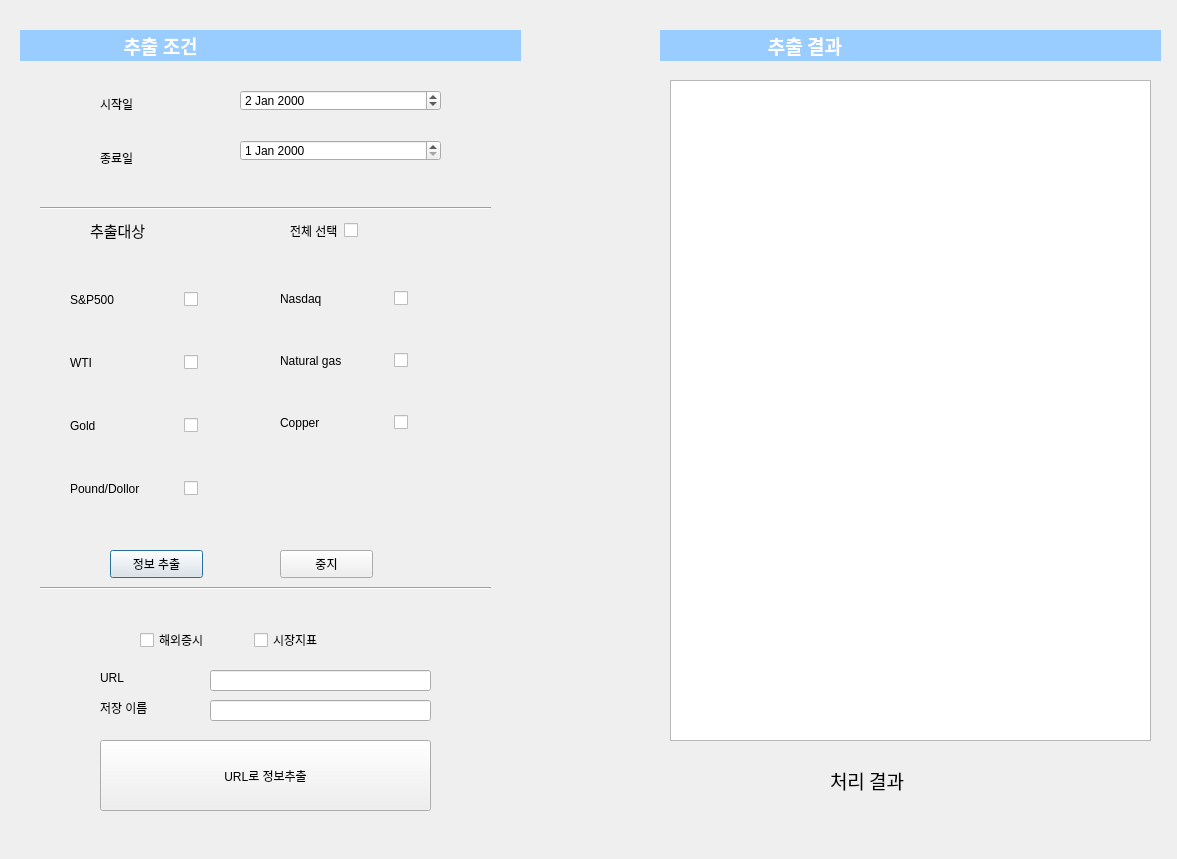
<?xml version="1.0" encoding="UTF-8"?>
<ui version="4.0">
 <class>dialog</class>
 <widget class="QDialog" name="dialog">
  <property name="geometry">
   <rect>
    <x>0</x>
    <y>0</y>
    <width>1177</width>
    <height>859</height>
   </rect>
  </property>
  <property name="windowTitle">
   <string>네이버금융 크롤링(0.0.2)</string>
  </property>
  <property name="styleSheet">
   <string notr="true"/>
  </property>
  <widget class="QWidget" name="gridLayoutWidget">
   <property name="geometry">
    <rect>
     <x>100</x>
     <y>80</y>
     <width>131</width>
     <height>101</height>
    </rect>
   </property>
   <layout class="QGridLayout" name="gridLayout">
    <item row="0" column="0">
     <widget class="QLabel" name="label">
      <property name="text">
       <string>시작일</string>
      </property>
     </widget>
    </item>
    <item row="1" column="0">
     <widget class="QLabel" name="label_2">
      <property name="text">
       <string>종료일</string>
      </property>
     </widget>
    </item>
   </layout>
  </widget>
  <widget class="QPushButton" name="StartBtn">
   <property name="geometry">
    <rect>
     <x>110</x>
     <y>550</y>
     <width>93</width>
     <height>28</height>
    </rect>
   </property>
   <property name="text">
    <string>정보 추출</string>
   </property>
  </widget>
  <widget class="QWidget" name="gridLayoutWidget_2">
   <property name="geometry">
    <rect>
     <x>280</x>
     <y>250</y>
     <width>221</width>
     <height>221</height>
    </rect>
   </property>
   <layout class="QGridLayout" name="gridLayout_2">
    <item row="2" column="1">
     <widget class="QCheckBox" name="checkBox_6">
      <property name="text">
       <string/>
      </property>
     </widget>
    </item>
    <item row="2" column="0">
     <widget class="QLabel" name="label_8">
      <property name="text">
       <string>Copper</string>
      </property>
     </widget>
    </item>
    <item row="1" column="1">
     <widget class="QCheckBox" name="checkBox_4">
      <property name="text">
       <string/>
      </property>
     </widget>
    </item>
    <item row="1" column="0">
     <widget class="QLabel" name="label_6">
      <property name="text">
       <string>Natural gas</string>
      </property>
     </widget>
    </item>
    <item row="0" column="0">
     <widget class="QLabel" name="label_4">
      <property name="text">
       <string>Nasdaq</string>
      </property>
     </widget>
    </item>
    <item row="0" column="1">
     <widget class="QCheckBox" name="checkBox_2">
      <property name="text">
       <string/>
      </property>
     </widget>
    </item>
   </layout>
  </widget>
  <widget class="QWidget" name="horizontalLayoutWidget">
   <property name="geometry">
    <rect>
     <x>290</x>
     <y>210</y>
     <width>101</width>
     <height>41</height>
    </rect>
   </property>
   <layout class="QHBoxLayout" name="horizontalLayout">
    <item>
     <widget class="QLabel" name="label_10">
      <property name="text">
       <string>전체 선택</string>
      </property>
     </widget>
    </item>
    <item>
     <widget class="QCheckBox" name="AllBtn">
      <property name="text">
       <string/>
      </property>
     </widget>
    </item>
   </layout>
  </widget>
  <widget class="QPushButton" name="pushButton">
   <property name="geometry">
    <rect>
     <x>280</x>
     <y>550</y>
     <width>93</width>
     <height>28</height>
    </rect>
   </property>
   <property name="text">
    <string>중지</string>
   </property>
  </widget>
  <widget class="QLineEdit" name="URLSearch">
   <property name="geometry">
    <rect>
     <x>210</x>
     <y>670</y>
     <width>221</width>
     <height>21</height>
    </rect>
   </property>
  </widget>
  <widget class="QLabel" name="label_11">
   <property name="geometry">
    <rect>
     <x>100</x>
     <y>670</y>
     <width>64</width>
     <height>15</height>
    </rect>
   </property>
   <property name="text">
    <string>URL</string>
   </property>
  </widget>
  <widget class="QWidget" name="horizontalLayoutWidget_2">
   <property name="geometry">
    <rect>
     <x>140</x>
     <y>620</y>
     <width>221</width>
     <height>41</height>
    </rect>
   </property>
   <layout class="QHBoxLayout" name="horizontalLayout_2">
    <item>
     <widget class="QCheckBox" name="CHECK1">
      <property name="text">
       <string>해외증시</string>
      </property>
     </widget>
    </item>
    <item>
     <widget class="QCheckBox" name="CHECK2">
      <property name="text">
       <string>시장지표</string>
      </property>
     </widget>
    </item>
   </layout>
  </widget>
  <widget class="QPushButton" name="StartURLBtn">
   <property name="geometry">
    <rect>
     <x>100</x>
     <y>740</y>
     <width>331</width>
     <height>71</height>
    </rect>
   </property>
   <property name="text">
    <string>URL로 정보추출</string>
   </property>
  </widget>
  <widget class="QLabel" name="label_13">
   <property name="geometry">
    <rect>
     <x>100</x>
     <y>700</y>
     <width>64</width>
     <height>15</height>
    </rect>
   </property>
   <property name="text">
    <string>저장 이름</string>
   </property>
  </widget>
  <widget class="QLineEdit" name="SaveName">
   <property name="geometry">
    <rect>
     <x>210</x>
     <y>700</y>
     <width>221</width>
     <height>21</height>
    </rect>
   </property>
  </widget>
  <widget class="QLabel" name="label_14">
   <property name="geometry">
    <rect>
     <x>90</x>
     <y>220</y>
     <width>81</width>
     <height>21</height>
    </rect>
   </property>
   <property name="font">
    <font>
     <family>Agency FB</family>
     <pointsize>11</pointsize>
    </font>
   </property>
   <property name="text">
    <string>추출대상</string>
   </property>
  </widget>
  <widget class="QTableWidget" name="Result">
   <property name="geometry">
    <rect>
     <x>670</x>
     <y>80</y>
     <width>481</width>
     <height>661</height>
    </rect>
   </property>
  </widget>
  <widget class="QLabel" name="ResultLabel1">
   <property name="geometry">
    <rect>
     <x>830</x>
     <y>760</y>
     <width>101</width>
     <height>41</height>
    </rect>
   </property>
   <property name="font">
    <font>
     <family>Agency FB</family>
     <pointsize>14</pointsize>
    </font>
   </property>
   <property name="text">
    <string>처리 결과</string>
   </property>
  </widget>
  <widget class="QLabel" name="ResultLabel2">
   <property name="geometry">
    <rect>
     <x>960</x>
     <y>760</y>
     <width>101</width>
     <height>41</height>
    </rect>
   </property>
   <property name="font">
    <font>
     <family>Agency FB</family>
     <pointsize>14</pointsize>
    </font>
   </property>
   <property name="text">
    <string/>
   </property>
  </widget>
  <widget class="QWidget" name="gridLayoutWidget_3">
   <property name="geometry">
    <rect>
     <x>70</x>
     <y>250</y>
     <width>221</width>
     <height>291</height>
    </rect>
   </property>
   <layout class="QGridLayout" name="gridLayout_3">
    <item row="0" column="0">
     <widget class="QLabel" name="label_3">
      <property name="text">
       <string>S&amp;P500</string>
      </property>
     </widget>
    </item>
    <item row="2" column="0">
     <widget class="QLabel" name="label_7">
      <property name="text">
       <string>Gold</string>
      </property>
     </widget>
    </item>
    <item row="1" column="1">
     <widget class="QCheckBox" name="checkBox_3">
      <property name="text">
       <string/>
      </property>
     </widget>
    </item>
    <item row="0" column="1">
     <widget class="QCheckBox" name="checkBox_1">
      <property name="text">
       <string/>
      </property>
     </widget>
    </item>
    <item row="1" column="0">
     <widget class="QLabel" name="label_5">
      <property name="text">
       <string>WTI</string>
      </property>
     </widget>
    </item>
    <item row="2" column="1">
     <widget class="QCheckBox" name="checkBox_5">
      <property name="text">
       <string/>
      </property>
     </widget>
    </item>
    <item row="3" column="0">
     <widget class="QLabel" name="label_9">
      <property name="text">
       <string>Pound/Dollor</string>
      </property>
     </widget>
    </item>
    <item row="3" column="1">
     <widget class="QCheckBox" name="checkBox_7">
      <property name="text">
       <string/>
      </property>
     </widget>
    </item>
   </layout>
  </widget>
  <widget class="QLabel" name="Condition">
   <property name="geometry">
    <rect>
     <x>20</x>
     <y>30</y>
     <width>501</width>
     <height>31</height>
    </rect>
   </property>
   <property name="font">
    <font>
     <family>Arial Black</family>
     <pointsize>14</pointsize>
     <weight>75</weight>
     <bold>true</bold>
    </font>
   </property>
   <property name="styleSheet">
    <string notr="true">color:white;background-color: rgb(153, 204, 255);</string>
   </property>
   <property name="frameShape">
    <enum>QFrame::NoFrame</enum>
   </property>
   <property name="text">
    <string>                        추출 조건</string>
   </property>
  </widget>
  <widget class="Line" name="line">
   <property name="geometry">
    <rect>
     <x>40</x>
     <y>200</y>
     <width>451</width>
     <height>16</height>
    </rect>
   </property>
   <property name="orientation">
    <enum>Qt::Horizontal</enum>
   </property>
  </widget>
  <widget class="Line" name="line_2">
   <property name="geometry">
    <rect>
     <x>40</x>
     <y>580</y>
     <width>451</width>
     <height>16</height>
    </rect>
   </property>
   <property name="orientation">
    <enum>Qt::Horizontal</enum>
   </property>
  </widget>
  <widget class="QLabel" name="Condition_3">
   <property name="geometry">
    <rect>
     <x>660</x>
     <y>30</y>
     <width>501</width>
     <height>31</height>
    </rect>
   </property>
   <property name="font">
    <font>
     <family>Arial Black</family>
     <pointsize>14</pointsize>
     <weight>75</weight>
     <bold>true</bold>
    </font>
   </property>
   <property name="styleSheet">
    <string notr="true">color:white;background-color: rgb(153, 204, 255);</string>
   </property>
   <property name="frameShape">
    <enum>QFrame::NoFrame</enum>
   </property>
   <property name="text">
    <string>                         추출 결과</string>
   </property>
  </widget>
  <widget class="QDateEdit" name="EndDay">
   <property name="geometry">
    <rect>
     <x>240</x>
     <y>140</y>
     <width>201</width>
     <height>21</height>
    </rect>
   </property>
  </widget>
  <widget class="QDateEdit" name="StartDay">
   <property name="geometry">
    <rect>
     <x>240</x>
     <y>90</y>
     <width>201</width>
     <height>21</height>
    </rect>
   </property>
   <property name="date">
    <date>
     <year>2000</year>
     <month>1</month>
     <day>2</day>
    </date>
   </property>
  </widget>
 </widget>
 <resources/>
 <connections/>
</ui>
